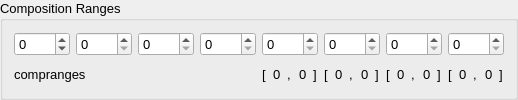
         <widget class="QGroupBox" name="CompRanges">
          <property name="font">
           <font>
            <pointsize>10</pointsize>
           </font>
          </property>
          <property name="title">
           <string>Composition Ranges</string>
          </property>
          <layout class="QVBoxLayout" name="verticalLayout_14">
           <item>
            <layout class="QHBoxLayout" name="horizontalLayout_8">
             <item>
              <widget class="QSpinBox" name="spinBox_5">
               <property name="minimum">
                <number>-100</number>
               </property>
               <property name="maximum">
                <number>1000</number>
               </property>
              </widget>
             </item>
             <item>
              <widget class="QSpinBox" name="spinBox_10">
               <property name="maximum">
                <number>1000</number>
               </property>
              </widget>
             </item>
             <item>
              <widget class="QSpinBox" name="spinBox_11">
               <property name="maximum">
                <number>1000</number>
               </property>
              </widget>
             </item>
             <item>
              <widget class="QSpinBox" name="spinBox_12">
               <property name="maximum">
                <number>1000</number>
               </property>
              </widget>
             </item>
             <item>
              <widget class="QSpinBox" name="spinBox_13">
               <property name="maximum">
                <number>1000</number>
               </property>
              </widget>
             </item>
             <item>
              <widget class="QSpinBox" name="spinBox_14">
               <property name="maximum">
                <number>1000</number>
               </property>
              </widget>
             </item>
             <item>
              <widget class="QSpinBox" name="spinBox_15">
               <property name="maximum">
                <number>1000</number>
               </property>
              </widget>
             </item>
             <item>
              <widget class="QSpinBox" name="spinBox_16">
               <property name="maximum">
                <number>1000</number>
               </property>
              </widget>
             </item>
            </layout>
           </item>
           <item>
            <layout class="QHBoxLayout" name="horizontalLayout_9">
             <item>
              <widget class="QLabel" name="label_40">
               <property name="font">
                <font>
                 <pointsize>10</pointsize>
                </font>
               </property>
               <property name="text">
                <string>compranges</string>
               </property>
              </widget>
             </item>
             <item>
              <layout class="QHBoxLayout" name="horizontalLayout_6">
               <item>
                <widget class="QLabel" name="label_20">
                 <property name="font">
                  <font>
                   <pointsize>10</pointsize>
                  </font>
                 </property>
                 <property name="text">
                  <string>[</string>
                 </property>
                </widget>
               </item>
               <item>
                <widget class="QLabel" name="label_21">
                 <property name="font">
                  <font>
                   <pointsize>10</pointsize>
                  </font>
                 </property>
                 <property name="text">
                  <string>0</string>
                 </property>
                </widget>
               </item>
               <item>
                <widget class="QLabel" name="label_22">
                 <property name="font">
                  <font>
                   <pointsize>10</pointsize>
                  </font>
                 </property>
                 <property name="text">
                  <string>,</string>
                 </property>
                </widget>
               </item>
               <item>
                <widget class="QLabel" name="label_23">
                 <property name="font">
                  <font>
                   <pointsize>10</pointsize>
                  </font>
                 </property>
                 <property name="text">
                  <string>0</string>
                 </property>
                </widget>
               </item>
               <item>
                <widget class="QLabel" name="label_24">
                 <property name="font">
                  <font>
                   <pointsize>10</pointsize>
                  </font>
                 </property>
                 <property name="text">
                  <string>]</string>
                 </property>
                </widget>
               </item>
               <item>
                <widget class="QLabel" name="label_27">
                 <property name="font">
                  <font>
                   <pointsize>10</pointsize>
                  </font>
                 </property>
                 <property name="text">
                  <string>[</string>
                 </property>
                </widget>
               </item>
               <item>
                <widget class="QLabel" name="label_29">
                 <property name="font">
                  <font>
                   <pointsize>10</pointsize>
                  </font>
                 </property>
                 <property name="text">
                  <string>0</string>
                 </property>
                </widget>
               </item>
               <item>
                <widget class="QLabel" name="label_28">
                 <property name="font">
                  <font>
                   <pointsize>10</pointsize>
                  </font>
                 </property>
                 <property name="text">
                  <string>,</string>
                 </property>
                </widget>
               </item>
               <item>
                <widget class="QLabel" name="label_26">
                 <property name="font">
                  <font>
                   <pointsize>10</pointsize>
                  </font>
                 </property>
                 <property name="text">
                  <string>0</string>
                 </property>
                </widget>
               </item>
               <item>
                <widget class="QLabel" name="label_25">
                 <property name="font">
                  <font>
                   <pointsize>10</pointsize>
                  </font>
                 </property>
                 <property name="text">
                  <string>]</string>
                 </property>
                </widget>
               </item>
               <item>
                <widget class="QLabel" name="label_32">
                 <property name="font">
                  <font>
                   <pointsize>10</pointsize>
                  </font>
                 </property>
                 <property name="text">
                  <string>[</string>
                 </property>
                </widget>
               </item>
               <item>
                <widget class="QLabel" name="label_30">
                 <property name="font">
                  <font>
                   <pointsize>10</pointsize>
                  </font>
                 </property>
                 <property name="text">
                  <string>0</string>
                 </property>
                </widget>
               </item>
               <item>
                <widget class="QLabel" name="label_33">
                 <property name="font">
                  <font>
                   <pointsize>10</pointsize>
                  </font>
                 </property>
                 <property name="text">
                  <string>,</string>
                 </property>
                </widget>
               </item>
               <item>
                <widget class="QLabel" name="label_34">
                 <property name="font">
                  <font>
                   <pointsize>10</pointsize>
                  </font>
                 </property>
                 <property name="text">
                  <string>0</string>
                 </property>
                </widget>
               </item>
               <item>
                <widget class="QLabel" name="label_31">
                 <property name="font">
                  <font>
                   <pointsize>10</pointsize>
                  </font>
                 </property>
                 <property name="text">
                  <string>]</string>
                 </property>
                </widget>
               </item>
               <item>
                <widget class="QLabel" name="label_39">
                 <property name="font">
                  <font>
                   <pointsize>10</pointsize>
                  </font>
                 </property>
                 <property name="text">
                  <string>[</string>
                 </property>
                </widget>
               </item>
               <item>
                <widget class="QLabel" name="label_36">
                 <property name="font">
                  <font>
                   <pointsize>10</pointsize>
                  </font>
                 </property>
                 <property name="text">
                  <string>0</string>
                 </property>
                </widget>
               </item>
               <item>
                <widget class="QLabel" name="label_37">
                 <property name="font">
                  <font>
                   <pointsize>10</pointsize>
                  </font>
                 </property>
                 <property name="text">
                  <string>,</string>
                 </property>
                </widget>
               </item>
               <item>
                <widget class="QLabel" name="label_35">
                 <property name="font">
                  <font>
                   <pointsize>10</pointsize>
                  </font>
                 </property>
                 <property name="text">
                  <string>0</string>
                 </property>
                </widget>
               </item>
               <item>
                <widget class="QLabel" name="label_38">
                 <property name="font">
                  <font>
                   <pointsize>10</pointsize>
                  </font>
                 </property>
                 <property name="text">
                  <string>]</string>
                 </property>
                </widget>
               </item>
              </layout>
             </item>
            </layout>
           </item>
          </layout>
         </widget>
